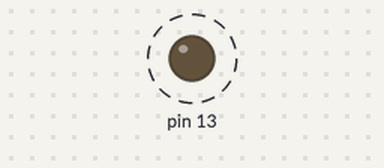
Recording of a sketch running on a simulated Arduino Uno, built with avr-gcc and run on an emulated ATmega328P. Parts: output pins drawn as LEDs (lit = HIGH). Dashed ring = blinking.

Above: at 0.2 s.
Timing chart, 0 to 3.0 s (numbered marks = the images above):
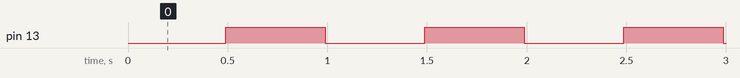

The sketch:

T0_CTC_mode.ino
```cpp
#include <avr/io.h>
#include <avr/interrupt.h>
unsigned int tmr(float tmr1){
  tmr1=tmr1/1000000;
  tmr1=1/tmr1;
  return 16000000/(1024*tmr1) -1; }
volatile int a=0;
void setup() {
TCCR0A=0;TCCR0B=0;TIMSK0=0;
DDRB|=0b00100000;
TCCR0A|=0b00000010;//ctc
TCCR0B|=0b00000101;//1024 prescaler
TIMSK0|=0b00000010;//habilitar interrupcion 0CR0A
OCR0A=tmr(10000);
//sei();
SREG|=0b10000000;
}

void loop() {
  // put your main code here, to run repeatedly:

}
ISR(TIMER0_COMPA_vect){//cada vez que TCNT0=OCR0A se produce
  //esta interrupcion
  a++;
  if(a==50){PORTB^=0b00100000;a=0;}
  }
```

Measured:
- by itself, pin 13: alternates HIGH for 0.50 s and LOW for 0.50 s
